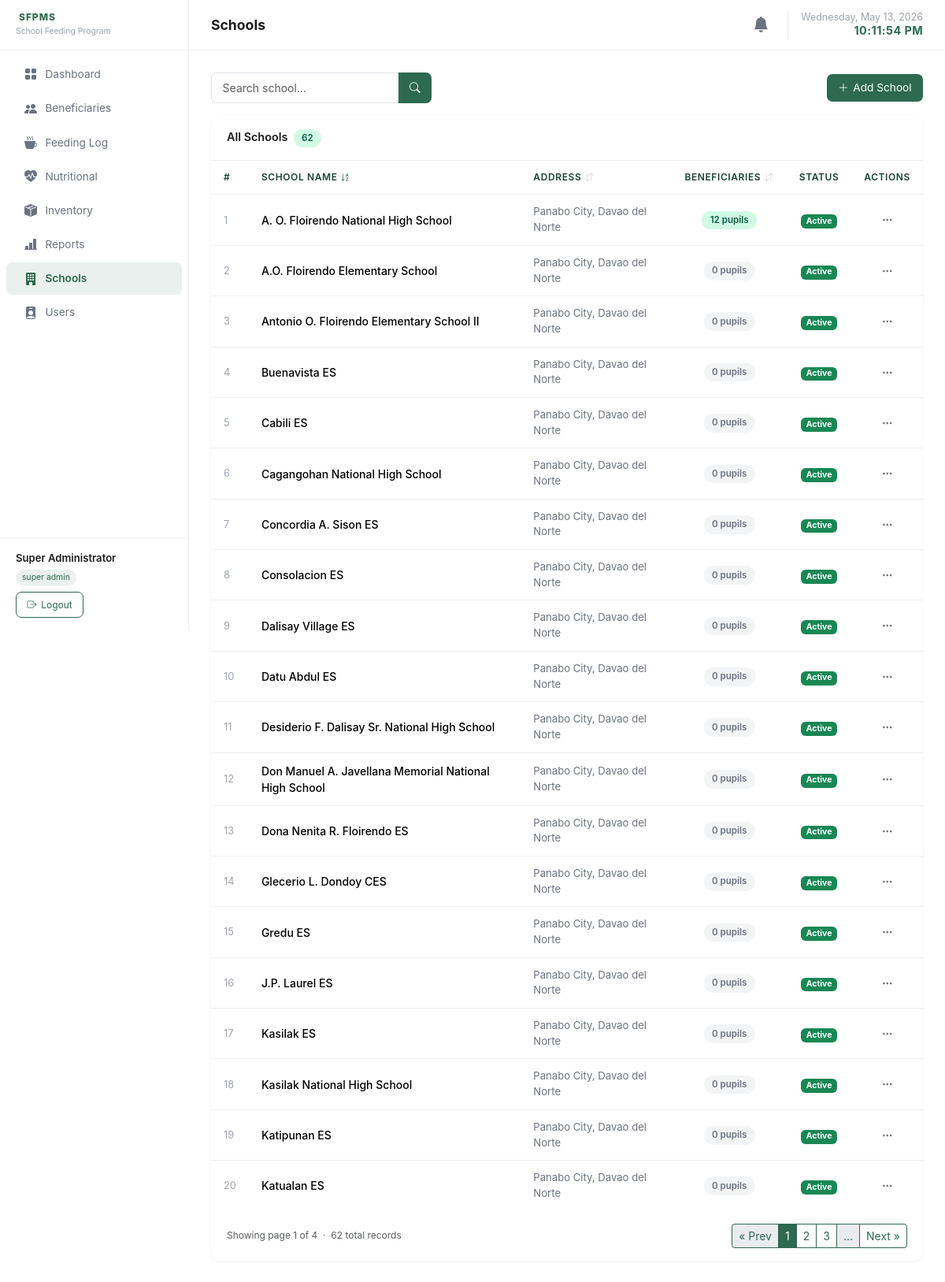
/pages/schools.php (signed in), run on the app's committed database.
### tables this page shows
CREATE TABLE schools (
    id          INT UNSIGNED AUTO_INCREMENT PRIMARY KEY,
    name        VARCHAR(200) NOT NULL,
    address     VARCHAR(300),
    status      ENUM('Active','Inactive') NOT NULL DEFAULT 'Active',
    created_at  TIMESTAMP DEFAULT CURRENT_TIMESTAMP
);

### controllers/schools.php (called while the page is built, shortened)
<?php
require_once __DIR__ . '/../classes/School.php';
require_once __DIR__ . '/../includes/pagination.php';
require_once __DIR__ . '/../includes/helpers.php';
$search     = trim($_GET['search'] ?? '');
$sortBy     = in_array($_GET['sort'] ?? '', ['name','address','beneficiary_count']) ? $_GET['sort'] : 'name';
$sortDir    = ($_GET['dir'] ?? 'asc') === 'desc' ? 'desc' : 'asc';
$totalCount = School::countAll();
$pag        = paginate($totalCount, 20);
$schools    = School::getAll($pag['page'], $pag['perPage'], $sortBy, $sortDir);

### config/db.php (called while the page is built, shortened)
<?php
function getPDO(): PDO {
    static $pdo = null;
    if ($pdo === null) {
        $dsn = sprintf(
            'mysql:host=%s;dbname=%s;charset=%s',
            DB_HOST, DB_NAME, DB_CHARSET
        );
        $options = [
            PDO::ATTR_ERRMODE            => PDO::ERRMODE_EXCEPTION,
            PDO::ATTR_DEFAULT_FETCH_MODE => PDO::FETCH_ASSOC,
            PDO::ATTR_EMULATE_PREPARES   => false,
        ];
        try {
            $pdo = new PDO($dsn, DB_USER, DB_PASS, $options);
        } catch (PDOException $e) {
            http_response_code(500);
            die(json_encode(['error' => 'Database connection failed: ' . $e->getMessage()]));
        }
    }
    return $pdo;
}

### classes/School.php (called while the page is built, shortened)
<?php
require_once __DIR__ . '/../config/db.php';
class School {
    public static function getAll(int $page = 1, int $perPage = 20, string $sortBy = 'name', string $sortDir = 'asc'): array {
        $allowed  = ['name', 'address', 'beneficiary_count'];
        $sortBy   = in_array($sortBy, $allowed, true) ? $sortBy : 'name';
        $sortDir  = strtolower($sortDir) === 'desc' ? 'DESC' : 'ASC';
        $offset   = ($page - 1) * $perPage;
        $stmt     = getPDO()->prepare(
            "SELECT s.*, COUNT(b.id) AS beneficiary_count
             FROM schools s
             LEFT JOIN beneficiaries b ON b.school_id = s.id
             GROUP BY s.id
             ORDER BY {$sortBy} {$sortDir}
             LIMIT ? OFFSET ?"
        );
        $stmt->execute([$perPage, $offset]);
        return $stmt->fetchAll();
    }
    public static function countAll(): int {
        return (int) getPDO()->query('SELECT COUNT(*) FROM schools')->fetchColumn();
    }
}

### pages/schools.php (the view, shortened to what this page needs)
<?php
require_once __DIR__ . '/../controllers/schools.php';
require_once __DIR__ . '/../includes/header.php';
?>
<div class="d-flex align-items-center justify-content-between mb-3 flex-wrap gap-2">
  <form method="get" class="d-flex align-items-center gap-2 flex-nowrap">
    <div class="input-group" style="width: 280px; max-width: 100%;">
      <input type="text" name="search" class="form-control" placeholder="Search school…"
             value="<?= htmlspecialchars($search) ?>">
      <button class="btn-primary-custom" type="submit" style="border-top-left-radius: 0; border-bottom-left-radius: 0; margin-left: -1px; position: relative; z-index: 2;">
        <i class="bi bi-search"></i>
      </button>
    </div>
  </form>
  <button class="btn-primary-custom" data-bs-toggle="modal" data-bs-target="#addModal">
    <i class="bi bi-plus-lg"></i> Add School
  </button>
</div>
<div class="table-wrapper">
  <div class="table-header">
    <span style="font-weight:600;font-size:.9rem;">
      All Schools &nbsp;<span class="status-badge badge-active"><?= $totalCount ?></span>
    </span>
  </div>
  <table class="table">
    <thead>
      <tr>
        <th>#</th>
              <th>
          <a href="<?= sortUrl('name', $sortBy, $sortDir) ?>" class="text-decoration-none text-inherit d-inline-flex align-items-center">
            School Name <?= sortIcon('name', $sortBy, $sortDir) ?>
          </a>
        </th>
        <th>
          <a href="<?= sortUrl('address', $sortBy, $sortDir) ?>" class="text-decoration-none text-inherit d-inline-flex align-items-center">
            Address <?= sortIcon('address', $sortBy, $sortDir) ?>
          </a>
        </th>
        <th class="text-center">
          <a href="<?= sortUrl('beneficiary_count', $sortBy, $sortDir) ?>" class="text-decoration-none text-inherit d-inline-flex align-items-center justify-content-center w-100">
            Beneficiaries <?= sortIcon('beneficiary_count', $sortBy, $sortDir) ?>
          </a>
        </th>
        <th class="text-center">Status</th>
        <th class="text-center">Actions</th>
      </tr>
    </thead>
    <tbody>
      <?php if (empty($schools)): ?>
      <tr><td colspan="5" class="text-center text-muted py-4">No schools found.</td></tr>
      <?php else: ?>
      <?php $i = ($pag['page'] - 1) * $pag['perPage'] + 1; foreach ($schools as $s): ?>
      <tr>
        <td style="color:#9ca3af;font-size:.8rem;"><?= $i++ ?></td>
        <td style="font-weight:500;"><?= htmlspecialchars($s['name']) ?></td>
        <td style="font-size:.82rem;color:#6b7280;"><?= htmlspecialchars($s['address'] ?: '—') ?></td>
        <td class="text-center">
          <?php $cnt = (int)$s['beneficiary_count']; ?>
          <span class="status-badge <?= $cnt > 0 ? 'badge-success' : 'badge-inactive' ?>">
            <?= $cnt ?> pupil<?= $cnt !== 1 ? 's' : '' ?>
          </span>
        </td>
        <td class="text-center">
          <span class="badge <?= ($s['status'] ?? 'Active') === 'Active' ? 'bg-success' : 'bg-danger' ?>">
            <?= htmlspecialchars($s['status'] ?? 'Active') ?>
          </span>
        </td>
        <td class="text-center">
          <div class="dropdown">
            <button class="btn-dots" data-bs-toggle="dropdown"><i class="bi bi-three-dots"></i></button>
          </div>
        </td>
      </tr>
      <?php endforeach; endif; ?>
    </tbody>
  </table>
  <div class="px-3 pb-3">
    <?= renderPagination($pag) ?>
  </div>
</div>
<?php require_once __DIR__ . '/../includes/footer.php'; ?>

### assets/css/app.css (style rules this page uses)
:root { --primary: #2D6A4F; --accent: #52B788; --neutral: #F8F9FA; --text: #1B1B1B; --danger: #DC3545; --sidebar-w: 240px; }
*, *::before, *::after { box-sizing: border-box; }
body { margin: 0; font-family: -apple-system, BlinkMacSystemFont, 'Segoe UI', Roboto, Oxygen, Ubuntu, Cantarell, sans-serif; background: #fff; color: var(--text); min-height: 100vh; }
.table-wrapper { background: #fff; border-radius: 10px; overflow: hidden; box-shadow: 0 1px 4px rgba(0,0,0,.06); }
.table-wrapper .table-header { padding: 1rem 1.25rem; display: flex; align-items: center; justify-content: space-between; gap: .75rem; flex-wrap: wrap; border-bottom: 1px solid #eee; }
.table { margin: 0; }
.table th { font-size: .75rem; font-weight: 600; text-transform: uppercase; letter-spacing: .05em; color: #1b4332 !important; border-bottom: 1px solid #eee; padding: .75rem 1rem; background: #fff; }
.table th a { color: #1b4332 !important; }
.table td { padding: .75rem 1rem; vertical-align: middle; border-bottom: 1px solid #eee; font-size: .875rem; }
.table tbody tr:last-child td { border-bottom: none; }
.badge-active { background: #d1fae5; color: #065f46; }
.badge-inactive { background: #f3f4f6; color: #6b7280; }
.badge-success { background: #d1fae5; color: #065f46; }
.status-badge { display: inline-block; padding: .2rem .65rem; border-radius: 20px; font-size: .72rem; font-weight: 600; }
.btn-primary-custom { background: var(--primary); color: #fff; border: none; border-radius: 7px; padding: .45rem .9rem; font-size: .855rem; cursor: pointer; transition: background .15s; text-decoration: none; display: inline-flex; align-items: center; gap: .35rem; }
.btn-dots { background: none; border: none; padding: .25rem .5rem; color: #6c757d; cursor: pointer; border-radius: 5px; transition: background .12s; }
.form-control, .form-select { border-radius: 7px; border-color: #dee2e6; font-size: .875rem; padding: .5rem .85rem; }

### data on the page
schools: name "A. O. Floirendo National High School", address "Panabo City, Davao del Norte", cnt "12", status "Active"
schools: name "A.O. Floirendo Elementary School", address "Panabo City, Davao del Norte", cnt "0", status "Active"
schools: name "Antonio O. Floirendo Elementary School II", address "Panabo City, Davao del Norte", cnt "0", status "Active"
schools: name "Buenavista ES", address "Panabo City, Davao del Norte", cnt "0", status "Active"
schools: name "Cabili ES", address "Panabo City, Davao del Norte", cnt "0", status "Active"
schools: name "Cagangohan National High School", address "Panabo City, Davao del Norte", cnt "0", status "Active"
schools: name "Concordia A. Sison ES", address "Panabo City, Davao del Norte", cnt "0", status "Active"
schools: name "Consolacion ES", address "Panabo City, Davao del Norte", cnt "0", status "Active"
schools: name "Dalisay Village ES", address "Panabo City, Davao del Norte", cnt "0", status "Active"
schools: name "Datu Abdul ES", address "Panabo City, Davao del Norte", cnt "0", status "Active"
schools: name "Desiderio F. Dalisay Sr. National High School", address "Panabo City, Davao del Norte", cnt "0", status "Active"
schools: name "Don Manuel A. Javellana Memorial National High School", address "Panabo City, Davao del Norte", cnt "0", status "Active"
schools: name "Dona Nenita R. Floirendo ES", address "Panabo City, Davao del Norte", cnt "0", status "Active"
schools: name "Glecerio L. Dondoy CES", address "Panabo City, Davao del Norte", cnt "0", status "Active"
schools: name "Gredu ES", address "Panabo City, Davao del Norte", cnt "0", status "Active"
schools: name "J.P. Laurel ES", address "Panabo City, Davao del Norte", cnt "0", status "Active"
schools: name "Kasilak ES", address "Panabo City, Davao del Norte", cnt "0", status "Active"
schools: name "Kasilak National High School", address "Panabo City, Davao del Norte", cnt "0", status "Active"
schools: name "Katipunan ES", address "Panabo City, Davao del Norte", cnt "0", status "Active"
schools: name "Katualan ES", address "Panabo City, Davao del Norte", cnt "0", status "Active"

### other printed values
$item['label'] "Dashboard"
$item['label'] "Beneficiaries"
$item['label'] "Feeding Log"
$item['label'] "Nutritional"
$item['label'] "Inventory"
$item['label'] "Reports"
$item['label'] "Schools"
$item['label'] "Users"
$user['name'] "Super Administrator"
str_replace('_', ' ', $user['role']) "super admin"
$pageTitle "Schools"
$totalCount "62"
$p['page'] "1"
$last "4"
$p['total'] "62"
